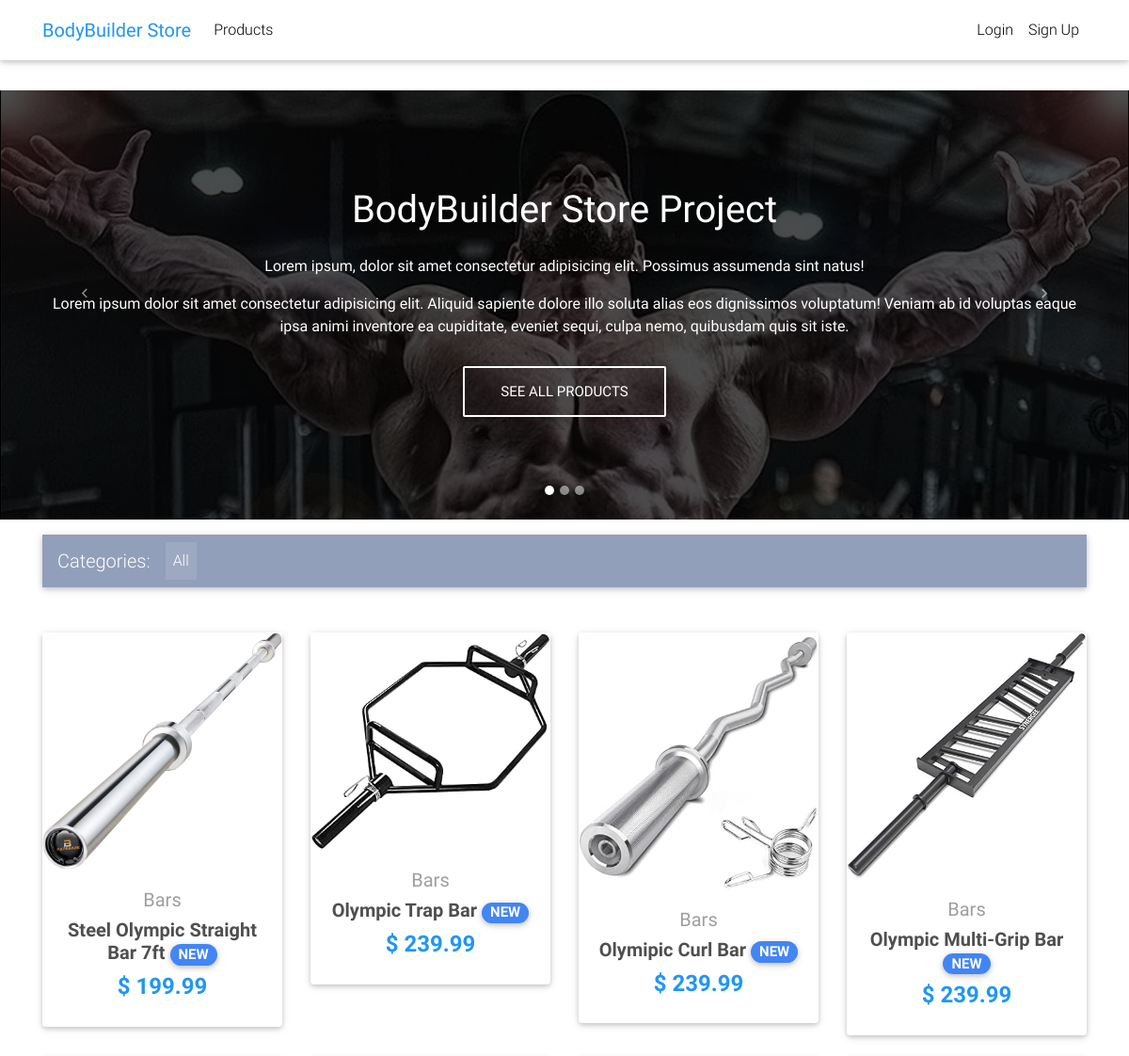
Before: / (upper part) with the older database file.
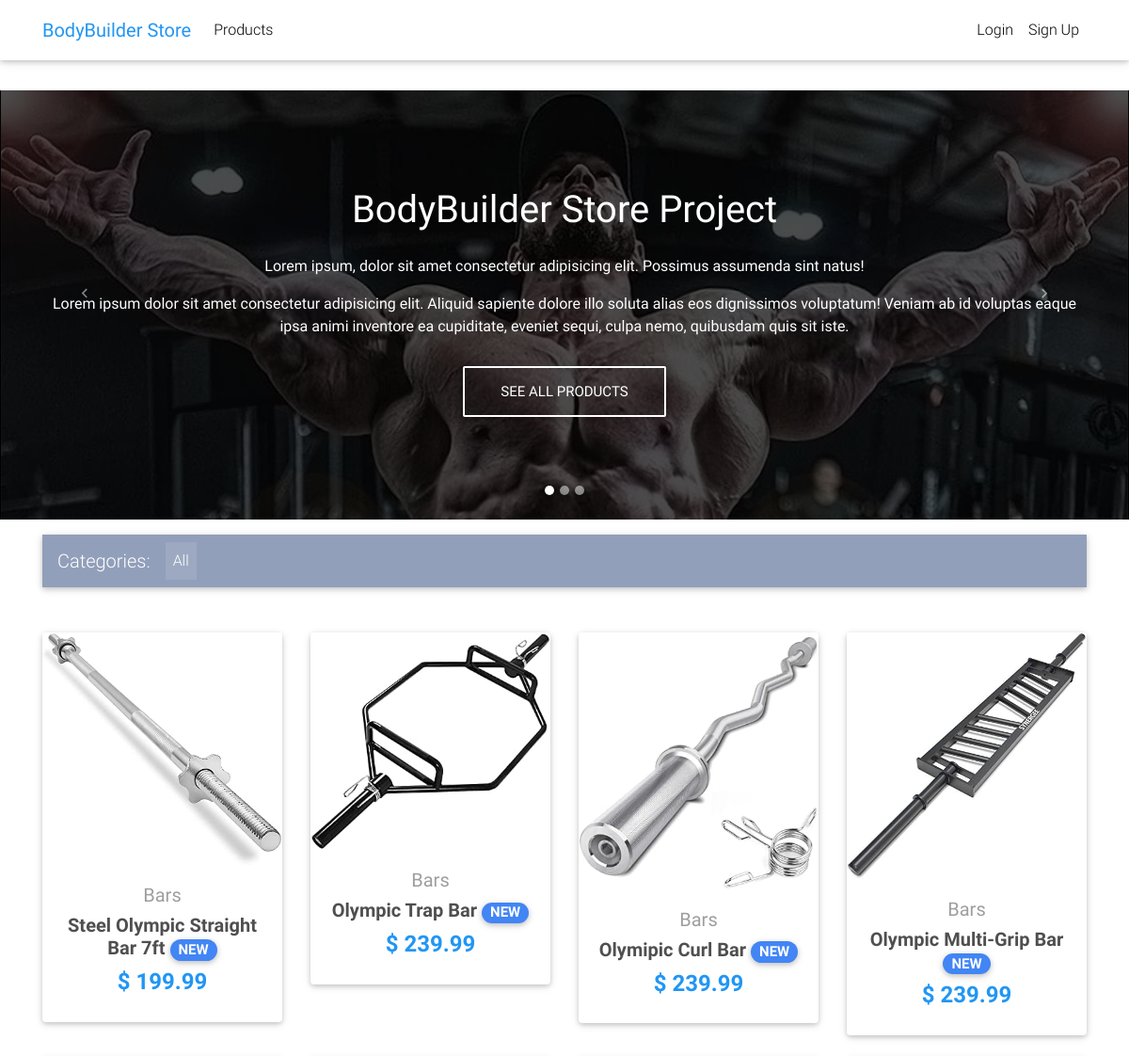
After: the same page with the newer database file.
### core/models.py (models this page shows, shortened)
class Item(models.Model):
    title = models.CharField(max_length=100)
    price = models.DecimalField(max_digits=6, decimal_places=2)
    discount_price = models.DecimalField(max_digits=6, decimal_places=2, blank=True, null=True)
    category = models.CharField(choices=CATEGORY_CHOICES, max_length=2)
    label = models.CharField(choices=LABEL_CHOICES, max_length=2)
    slug = models.SlugField()
    description = models.TextField()
    image = models.ImageField(blank=True, null=True)
    def get_absolute_url(self):
        return reverse("core:product", kwargs={
            'slug': self.slug
        })

### core/views.py (the view)
# urls.py: path('', HomeView.as_view(), name='home'),
class HomeView(ListView):
    model = Item
    paginate_by = 10
    template_name = "home.html"

### core/templates/home.html (shortened to what this page needs)
{% extends "base.html" %}
{% block content %}
  <div id="carousel-example-1z" class="carousel slide carousel-fade pt-4" data-ride="carousel">
    <ol class="carousel-indicators">
      <li data-target="#carousel-example-1z" data-slide-to="0" class="active"></li>
      <li data-target="#carousel-example-1z" data-slide-to="1"></li>
      <li data-target="#carousel-example-1z" data-slide-to="2"></li>
    </ol>
    <div class="carousel-inner" role="listbox">
      <div class="carousel-item active">
        <div class="view" style="background-image: url('/media/bodybuilder1.jpeg'); background-repeat: no-repeat; background-size: cover;">
          <div class="mask rgba-black-strong d-flex justify-content-center align-items-center">
            <div class="text-center white-text mx-5 wow fadeIn">
              <h1 class="mb-4">
                <strong>BodyBuilder Store Project</strong>
              </h1>
              <p>
                <strong>Lorem ipsum, dolor sit amet consectetur adipisicing elit. Possimus assumenda sint natus!</strong>
              </p>
              <p class="mb-4 d-none d-md-block">
                <strong>Lorem ipsum dolor sit amet consectetur adipisicing elit. Aliquid sapiente dolore illo soluta alias eos dignissimos voluptatum! Veniam ab id voluptas eaque ipsa animi inventore ea cupiditate, eveniet sequi, culpa nemo, quibusdam quis sit iste.</strong>
              </p>
              <a target="_blank" href="/products" class="btn btn-outline-white btn-lg">See All Products
              </a>
            </div>
          </div>
        </div>
      </div>
    </div>
    <a class="carousel-control-prev" href="#carousel-example-1z" role="button" data-slide="prev">
      <span class="carousel-control-prev-icon" aria-hidden="true"></span>
    </a>
    <a class="carousel-control-next" href="#carousel-example-1z" role="button" data-slide="next">
      <span class="carousel-control-next-icon" aria-hidden="true"></span>
    </a>
  </div>
  <main>
    <div class="container">
      <nav class="navbar navbar-expand-lg navbar-dark mdb-color lighten-3 mt-3 mb-5">
        <span class="navbar-brand">Categories:</span>
        <div class="collapse navbar-collapse" id="basicExampleNav">
          <ul class="navbar-nav mr-auto">
            <li class="nav-item active">
              <a class="nav-link" href="#">All
              </a>
            </li>
          </ul>
        </div>
      </nav>
      <section class="text-center mb-4">
        <div class="row wow fadeIn">
          {% for item in object_list %}
          <div class="col-lg-3 col-md-6 mb-4">
            <div class="card">
              <div class="view overlay">
                {% if not item.image %}
                <img src="https://mdbootstrap.com/img/Photos/Horizontal/E-commerce/Vertical/12.jpg" class="card-img-top" alt="image">
                {% else %}
                <img class="card-img-top" src="{{ item.image.url }}" alt="image">
                {% endif %}
              </div>
              <div class="card-body text-center">
                <a href="" class="grey-text">
                  <h5>{{item.get_category_display}}</h5>
                </a>
                <h5>
                  <strong>
                    <a href="{{ item.get_absolute_url }}" class="dark-grey-text">{{item.title}}
                      <span class="badge badge-pill {{item.get_label_display}}-color">NEW</span>
                    </a>
                  </strong>
                </h5>
                <h4 class="font-weight-bold blue-text">
                  <strong>$
                    {% if item.discount_price %}
                      {{item.discount_price}}
                    {% else %}
                      {{item.price}}
                    {% endif%}
                  </strong>
                </h4>
              </div>
            </div>
          </div>
          {% endfor %}
        </div>
      </section>
    </div>
  </main>
{% endblock content %}

### core/templates/base.html (shortened to what this page needs)
{% load static %}
<!DOCTYPE html>
<html lang="en">
<head>
    <link rel="stylesheet" href="https://use.fontawesome.com/releases/v5.11.2/css/all.css">
    <link href="{% static 'css/bootstrap.min.css' %}" rel="stylesheet">
    <link href="{% static 'css/mdb.min.css' %}" rel="stylesheet">
    <link href="{% static 'css/style.min.css' %}" rel="stylesheet">
</head>
    {% include "navbar.html" %}
<body>
    <div class="mt-5 pt-4">
    </div>
    {% block content %}
    {% endblock content %}
</body>
</html>

### core/templates/navbar.html (shortened to what this page needs)
{% load cart_template_tags %}
<nav class="navbar fixed-top navbar-expand-lg navbar-light white scrolling-navbar">
    <div class="container">
        <a class="navbar-brand waves-effect" href="/" target="_self">
            <strong class="blue-text">BodyBuilder Store</strong>
        </a>
        <div class="collapse navbar-collapse" id="navbarSupportedContent">
            <ul class="navbar-nav mr-auto">
                <li class="nav-item">
                    <a class="nav-link waves-effect" href="/products" target="_self">Products</a>
                </li>
            </ul>
            <ul class="navbar-nav nav-flex-icons">
                {% if request.user.is_authenticated %}
                <li class="nav-item">
                    <a href="{% url 'core:order-summary' %}" class="nav-link waves-effect">
                    <span class="badge red z-depth-1 mr-1"> {{ request.user | cart_item_count }} </span>
                    <i class="fas fa-shopping-cart"></i>
                    <span class="clearfix d-none d-sm-inline-block"> Cart </span>
                    </a>
                </li>
                <li class="nav-item">
                    <a class="nav-link waves-effect" href="{% url 'account_logout' %}">
                    <span class="clearfix d-none d-sm-inline-block">Logout</span>
                    </a>
                </li>
                {% else %}
                <li class="nav-item">
                    <a class="nav-link waves-effect" href="{% url 'account_login' %}">
                    <span class="clearfix d-none d-sm-inline-block">Login</span>
                    </a>
                </li>
                <li class="nav-item">
                    <a class="nav-link waves-effect" href="{% url 'account_signup' %}">
                    <span class="clearfix d-none d-sm-inline-block">Sign Up</span>
                    </a>
                </li>
                {% endif %}
            </ul>
        </div>
    </div>
</nav>

### core/templates/scripts.html (shortened to what this page needs)
{% load static %}

### core/templates/base.html (style rules this page uses)
html, body, header, .carousel { height: 60vh; }

Changed rows visible on the page:
changed Item "Steel Olympic Straight Bar 7ft": image: a different picture
